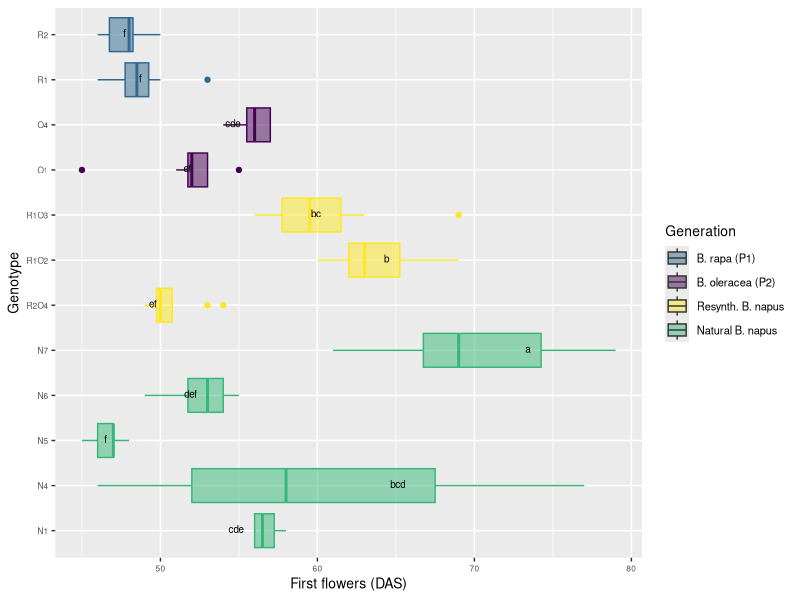

Here is the R script that generated this plot:
# Comparison 1X: first_flowers_DAS in Resynth. B.napus

#install packages 
install.packages("multcompView")
install.packages("viridis")

#load
library(viridis)
library(viridisLite)
library(tidyverse)
library(dplyr)
library(ggplot2)
library(ggpubr)
library(datasets)
library(multcompView)

# vollständige Rohdatentabelle laden ##########################################
#Im Projekt EPPN-DATA-ANALYSES ist dies das wd. Kann nicht geändert werden. 
# Daher Rohdatentabelle direkt von dort laden. 
getwd()
DATA <- read_csv("EPPN raw data complete 220419.csv")

#drop first column
DATA = DATA[,2:37]
View(DATA)

str(DATA)

#Correct genotype names of synth. B. napus (was not possible in raw data table without destroying formatting)

# 1.Convert factor to character (nicht nötig, weil Character)
#DATA$Genotype <- as.character(DATA$Genotype) 

# 2. Correct genotype names
DATA$Genotype[DATA$Genotype == "R102"] <- "R1O2"
DATA$Genotype[DATA$Genotype == "R103"] <- "R1O3"
DATA$Genotype[DATA$Genotype == "R204"] <- "R2O4"

# 3.Convert character to factor
DATA$Genotype <- as.factor(DATA$Genotype)   


#Comparison 1X	
# subsetting
comp_1X <- DATA[DATA$Genotype %in% c("R2", "R1", "O1", "O4", "N5", "N6", 
                                     "N1", "N4", "N7", "R2O4", "R1O3", "R1O2"), ]
View(comp_1X)

#create column giving generation###############################################
comp_1X <- comp_1X %>%
  mutate(Generation = case_when(
    Genotype == "R1" ~ "B. rapa (P1)",
    Genotype == "R2" ~ "B. rapa (P1)",
    Genotype == "O1" ~ "B. oleracea (P2)",
    Genotype == "O4" ~ "B. oleracea (P2)",
    Genotype == "R2O4" ~ "Resynth. B. napus",
    Genotype == "R1O3" ~ "Resynth. B. napus",
    Genotype == "R1O2" ~ "Resynth. B. napus",
    Genotype == "N1" ~ "Natural B. napus",
    Genotype == "N4" ~ "Natural B. napus",
    Genotype == "N5" ~ "Natural B. napus",
    Genotype == "N6" ~ "Natural B. napus",
    Genotype == "N7" ~ "Natural B. napus"))
view(comp_1X)


# Boxplot with CLD nach Rosane Rech##########################################################

# analysis of variance
anova <- aov(first_flowers_DAS ~ Genotype, data = comp_1X)
summary(anova)

# Tukey's test
tukey <- TukeyHSD(anova)
print(tukey)

# compact letter display
cld <- multcompLetters4(anova, tukey)
print(cld)

# table with factors and 3rd quantile
Tk <- group_by(comp_1X, Genotype) %>%
  summarise(mean = round(mean(first_flowers_DAS, na.rm = TRUE), digits = 1), quant = round(quantile(first_flowers_DAS, probs = 0.75, na.rm = TRUE), digits = 1)) %>%
  arrange(desc(mean)) #WICHTIG: arrange(desc(mean)) muss hier rein!!!

# extracting the compact letter display and adding to the Tk table
cld <- as.data.frame.list(cld$Genotype)
Tk$cld <- cld$Letters

#create column giving generation###############################################
ANOVA_Tukey_1X <- Tk %>%
  mutate(Generation = case_when(
    Genotype == "R1" ~ "B. rapa (P1)",
    Genotype == "R2" ~ "B. rapa (P1)",
    Genotype == "O1" ~ "B. oleracea (P2)",
    Genotype == "O4" ~ "B. oleracea (P2)",
    Genotype == "R2O4" ~ "Resynth. B. napus",
    Genotype == "R1O3" ~ "Resynth. B. napus",
    Genotype == "R1O2" ~ "Resynth. B. napus",
    Genotype == "N1" ~ "Natural B. napus",
    Genotype == "N4" ~ "Natural B. napus",
    Genotype == "N5" ~ "Natural B. napus",
    Genotype == "N6" ~ "Natural B. napus",
    Genotype == "N7" ~ "Natural B. napus"))
view(ANOVA_Tukey_1X)

#Reordering
# Reorder factor levels in comp_1X and ANOVA_Tukey_1X, ohne Umbenennung
comp_1X$Genotype <- factor(comp_1X$Genotype,     
                             levels = c("N1", "N4", "N5", "N6", "N7", "R2O4", "R1O2", "R1O3", "O1", "O4", "R1", "R2"))


ANOVA_Tukey_1X$Genotype <- factor(ANOVA_Tukey_1X$Genotype,     
                                    levels = c("N1", "N4", "N5", "N6", "N7", "R2O4", "R1O2", "R1O3", "O1", "O4", "R1", "R2"))

#boxplot ## first_flowers_DAS ###
ggplot(comp_1X, aes(Genotype, first_flowers_DAS, fill = Generation, color = Generation)) + 
  geom_boxplot() +
  labs(x="Genotype", y="First flowers (DAS)") +
  geom_text(data = ANOVA_Tukey_1X, aes(x = Genotype, y = quant, label = cld), color = "black", size = 2.5, vjust = 0.3, hjust = 3) +
  coord_flip() +
  theme(axis.title = element_text(size = 14),
        legend.text = element_text(size = 8),
        legend.title = element_text(size = 10),
        axis.title.x = element_text(size = 10),
        axis.title.y = element_text(size = 10),
        axis.text.x = element_text(size = 6),
        axis.text.y = element_text(size = 6)) +
  scale_color_viridis(discrete = TRUE, option = "D", direction = 1, guide = "none", alpha = 1) +  #legend removed by guide = "none" 
  scale_fill_viridis(discrete = TRUE, option = "D", direction = 1, alpha = 0.5, 
                     breaks = c("B. rapa (P1)", "B. oleracea (P2)", "Resynth. B. napus", "Natural B. napus"),
                     labels = c("B. rapa (P1)", "B. oleracea (P2)", "Resynth. B. napus", "Natural B. napus"))   ##reorder legend labels!
